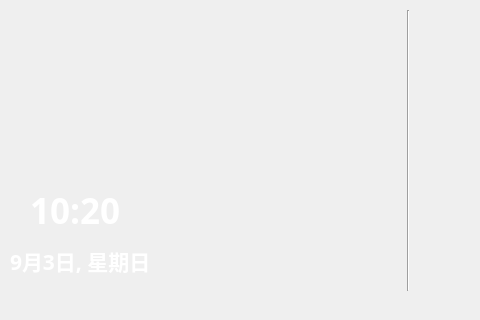
<?xml version="1.0" encoding="UTF-8"?>
<ui version="4.0">
 <class>Form</class>
 <widget class="QWidget" name="Form">
  <property name="geometry">
   <rect>
    <x>0</x>
    <y>0</y>
    <width>480</width>
    <height>320</height>
   </rect>
  </property>
  <property name="windowTitle">
   <string>Form</string>
  </property>
  <widget class="QLabel" name="label">
   <property name="geometry">
    <rect>
     <x>30</x>
     <y>180</y>
     <width>161</width>
     <height>61</height>
    </rect>
   </property>
   <property name="font">
    <font>
     <family>Arial Black</family>
     <pointsize>26</pointsize>
     <weight>75</weight>
     <bold>true</bold>
    </font>
   </property>
   <property name="cursor">
    <cursorShape>ArrowCursor</cursorShape>
   </property>
   <property name="styleSheet">
    <string notr="true">QLabel {color: white}</string>
   </property>
   <property name="text">
    <string>10:20</string>
   </property>
  </widget>
  <widget class="QLabel" name="label_2">
   <property name="geometry">
    <rect>
     <x>10</x>
     <y>240</y>
     <width>201</width>
     <height>41</height>
    </rect>
   </property>
   <property name="font">
    <font>
     <family>Arial Black</family>
     <pointsize>16</pointsize>
     <weight>75</weight>
     <bold>true</bold>
    </font>
   </property>
   <property name="styleSheet">
    <string notr="true">QLabel {color: white}</string>
   </property>
   <property name="text">
    <string>9月3日, 星期日</string>
   </property>
  </widget>
  <widget class="Line" name="line">
   <property name="geometry">
    <rect>
     <x>400</x>
     <y>10</y>
     <width>16</width>
     <height>281</height>
    </rect>
   </property>
   <property name="orientation">
    <enum>Qt::Vertical</enum>
   </property>
  </widget>
 </widget>
 <resources/>
 <connections/>
</ui>
